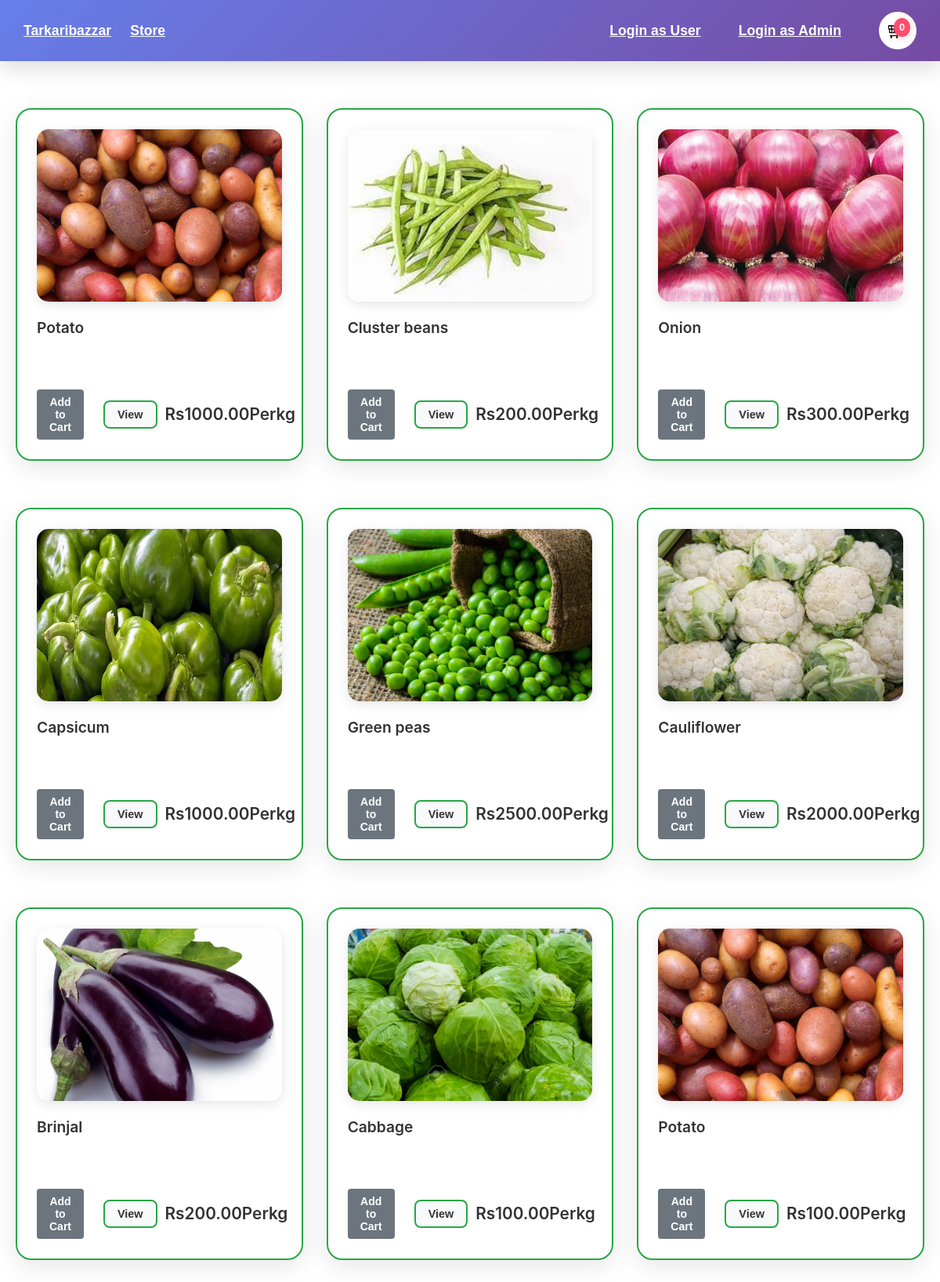
The app's page /, older data.
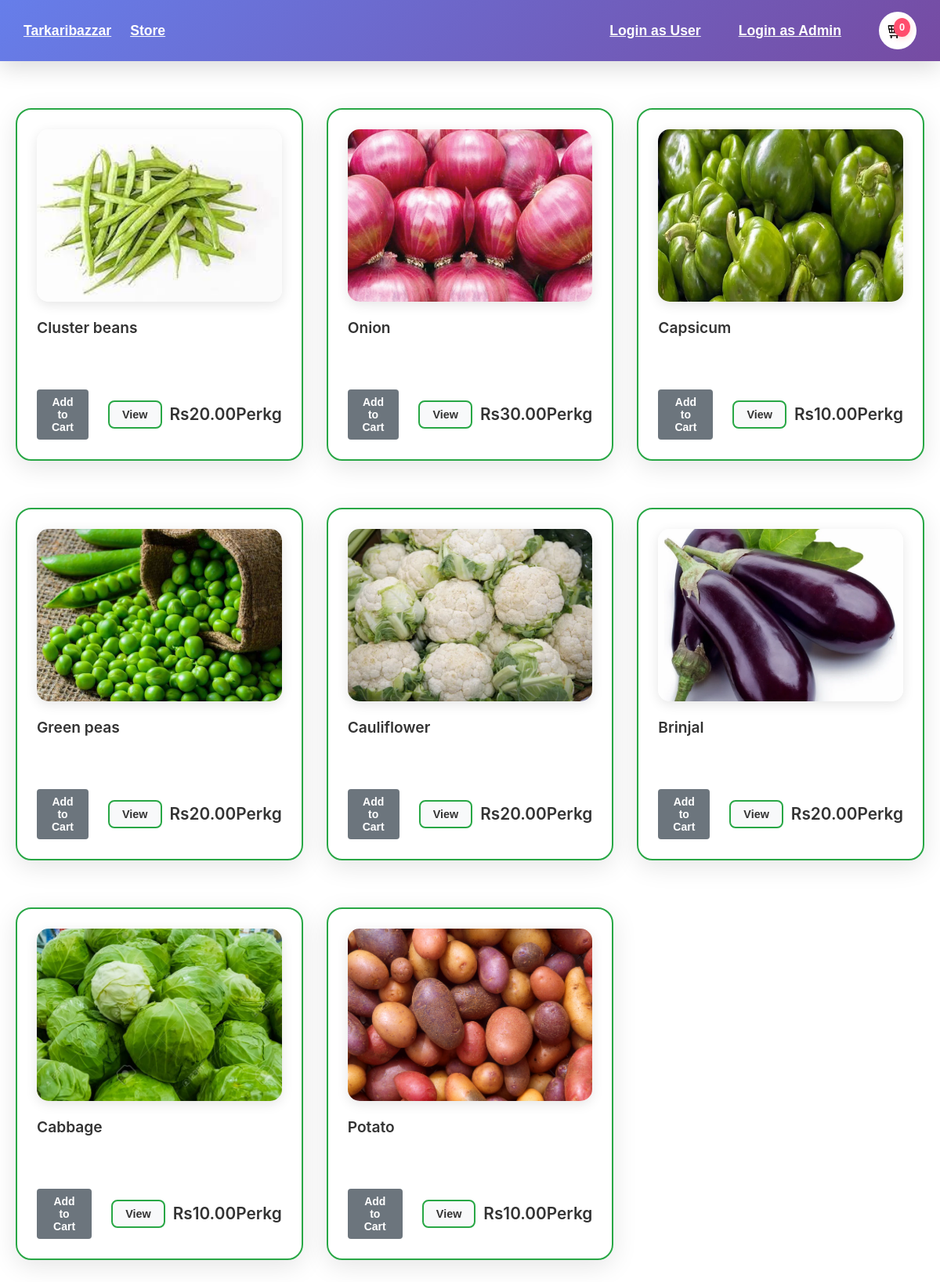
The same page, newer data.
### store/models.py (models this page shows, shortened)
class Product(models.Model):
    name= models.CharField(max_length=100, null=True)
    price = models.DecimalField(max_digits=10, decimal_places=2, default=0.00)
    digital=models.BooleanField(default=False, null=True, blank=False)
    image=models.ImageField(null=True,blank=True)
    @property
    def imageURL(self):
        try:
            url= self.image.url
        except:
            url=''
        return url

### store/views.py (the view)
# urls.py: path('', include('store.urls'))
def store(request):
    if request.user.is_authenticated:
        customer, _ = Customer.objects.get_or_create(user=request.user)
        order, _ = Order.objects.get_or_create(customer=customer, complete=False)
        cartItems = order.get_cart_items if hasattr(order, 'get_cart_items') else 0
    else:
        cartItems = 0
    products = Product.objects.all()
    return render(request, 'store/store.html', {'products': products, 'cartItems': cartItems})

### store/templates/store/store.html (shortened to what this page needs)
{% extends 'store/main.html' %}
{% load static %}
{% block content %}
<link rel="stylesheet" type="text/css" href="{% static 'css/main.css' %}">
<div class="product-row">
    {% for product in products %}
    <div class="product-col">
        <div class="box-element product">
            <img class="thumbnail" src="{{product.imageURL}}" alt="image not found">
            <div class="product-info">
                <h3 class="product-title">{{ product.name }}</h3>
                <div class="action-container">
                    <div class="left-action">
                        {% if user.is_authenticated %}
                            <button data-product={{product.id}} data-action="add" class="btn btn-add-to-cart update-cart">Add to Cart</button>
                        {% else %}
                            <button onclick="window.location.href='{% url 'login' %}'" class="btn btn-login-required">Add to Cart</button>
                        {% endif %}
                    </div>
                    <div class="right-group">
                        <button class="btn btn-view">View</button>
                        <span class="product-price">Rs{{ product.price }}Perkg</span>
                    </div>
                </div>
            </div>
        </div>
    </div>
    {% endfor %}
</div>
{% endblock content %}

### store/templates/store/main.html (shortened to what this page needs)
<!DOCTYPE html>
{% load static %}
<html lang="en">
<head>
    <link rel="stylesheet" href="{% static 'css/main.css' %}">
</head>
<body>
<nav class="navbar custom-navbar">
    <div class="navbar-left">
        <a class="navbar-brand" href="/">Tarkaribazzar</a>
        <a class="nav-link" href="/">Store</a>
    </div>
    <div class="navbar-right">
        {% if user.is_authenticated %}
            <span class="nav-link">Hi, {{ user.username }}</span>
            <a class="nav-link" href="{% url 'logout' %}">Logout</a>
            <a class="nav-link" href="{% url 'profile' %}">Profile order</a>
        {% else %}
            <a class="nav-link" href="{% url 'login' %}">Login as User</a>
            <a class="nav-link" href="/adminpanel/">Login as Admin</a>
        {% endif %}
        <a class="cart-circle" href="{% url 'cart' %}">
            <span class="cart-badge">{{ cartItems }}</span>
        </a>
    </div>
</nav>
<div class="main-content">
    {% block content %}
    {% endblock content %}
</div>
</body>
</html>

### static/css/main.css (style rules this page uses)
* { margin: 0; padding: 0; box-sizing: border-box; }
body { font-family: 'Inter', 'Segoe UI', 'Roboto', Arial, sans-serif; background: #ffffff; min-height: 100vh; color: #333; line-height: 1.6; }
.navbar { background: linear-gradient(135deg, #667eea 0%, #764ba2 100%); padding: 15px 30px; display: flex; justify-content: space-between; align-items: center; box-shadow: 0 4px 20px rgba(0, 0, 0, 0.1); backdrop-filter: blur(10px); position: sticky; top: 0; z-index: 1000; transition: all 0.3s ease; }
.cart-badge { background: linear-gradient(135deg, #ff6b6b 0%, #ff8e8e 100%); color: white; border-radius: 50%; padding: 4px 8px; font-size: 12px; font-weight: bold; min-width: 20px; text-align: center; box-shadow: 0 2px 8px rgba(255, 107, 107, 0.3); animation: pulse 2s infinite; }
.main-content { padding: 40px 20px; max-width: 1400px; margin: 0 auto; }
.product-row { display: grid; grid-template-columns: repeat(auto-fit, minmax(320px, 1fr)); gap: 30px; margin: 0; padding: 20px 0; width: 100%; }
.product-col { display: flex; flex-direction: column; }
.box-element.product { display: flex; flex-direction: column; height: 100%; min-height: 450px; padding: 25px; box-sizing: border-box; justify-content: space-between; background: rgba(255, 255, 255, 0.95); backdrop-filter: blur(10px); border: 2px solid #28a745; border-radius: 20px; box-shadow: 0 8px 32px rgba(0, 0, 0, 0.1); transition: all 0.4s cubic-bezier(0.25, 0.46, 0.45, 0.94); position: relative; overflow: hidden; }
.box-element.product::before { content: ''; position: absolute; top: 0; left: 0; right: 0; bottom: 0; background: linear-gradient(135deg, rgba(102, 126, 234, 0.1) 0%, rgba(118, 75, 162, 0.1) 100%); opacity: 0; transition: opacity 0.3s ease; }
.thumbnail { width: 100%; height: 220px; object-fit: cover; border-radius: 15px; margin-bottom: 20px; transition: transform 0.3s ease; box-shadow: 0 4px 15px rgba(0, 0, 0, 0.1); }
.product-info { padding: 0; display: flex; flex-direction: column; flex-grow: 1; z-index: 1; position: relative; }
.product-title { font-size: 1.2rem; font-weight: 600; margin-bottom: 12px; color: #333; line-height: 1.4; }
.action-container { display: flex; justify-content: space-between; align-items: center; gap: 15px; margin-top: auto; }
.left-action { flex: 1; padding-right: 10px; }
.right-group { display: flex; align-items: center; gap: 10px; }
.product-price { font-size: 1.3rem; color: #333; font-weight: 600; }
.btn { padding: 8px 16px; border: none; border-radius: 25px; cursor: pointer; font-size: 0.9rem; font-weight: 600; transition: all 0.3s ease; position: relative; overflow: hidden; }
.btn::before { content: ''; position: absolute; top: 0; left: -100%; width: 100%; height: 100%; background: linear-gradient(90deg, transparent, rgba(255, 255, 255, 0.2), transparent); transition: left 0.5s; }
.btn-view { background: #f8f9fa; color: #333; border: 2px solid #28a745; min-width: 60px; padding: 8px 16px; border-radius: 8px; transition: all 0.3s ease; cursor: pointer; }
.box-element { background: rgba(255, 255, 255, 0.95); backdrop-filter: blur(10px); border-radius: 20px; padding: 30px; margin-bottom: 30px; box-shadow: 0 8px 32px rgba(0, 0, 0, 0.1); border: 1px solid rgba(255, 255, 255, 0.2); width: 100%; }

### store/templates/store/main.html (style rules this page uses)
.custom-navbar { background: linear-gradient(90deg, #6a82fb 0%, #7367f0 100%); padding: 0.5rem 2rem; color: #fff; font-family: 'Montserrat', Arial, sans-serif; font-weight: 500; }
.custom-navbar .navbar-brand, .custom-navbar .nav-link, .custom-navbar .nav-item { color: #fff !important; font-weight: 600; font-size: 1.1em; }
.custom-navbar .nav-link { margin-left: 1.5rem; margin-right: 1.5rem; }
.custom-navbar .cart-circle { background: #fff; border-radius: 50%; width: 48px; height: 48px; display: flex; align-items: center; justify-content: center; position: relative; margin-left: 1.5rem; }
.custom-navbar .cart-badge { position: absolute; top: 8px; right: 8px; background: #ff4d6d; color: #fff; border-radius: 50%; font-size: 0.8em; padding: 2px 7px; font-weight: bold; }
.custom-navbar .navbar-left { display: flex; align-items: center; }
.custom-navbar .navbar-right { display: flex; align-items: center; margin-left: auto; }

### store/templates/store/store.html (style rules this page uses)
.btn-login-required { background-color: #6c757d; color: white; border: none; padding: 8px 16px; border-radius: 4px; cursor: pointer; font-size: 14px; transition: background-color 0.3s ease; }

Row changes from the older to the newer data that the page shows:
removed Product: imageURL (picture), name "Potato", price "1000.00"
changed Product "Cluster beans": price "200.00" → "20.00"
changed Product "Onion": price "300.00" → "30.00"
changed Product "Capsicum": price "1000.00" → "10.00"
changed Product "Green peas": price "2500.00" → "20.00"
changed Product "Cauliflower": price "2000.00" → "20.00"
changed Product "Brinjal": price "200.00" → "20.00"
changed Product "Cabbage": price "100.00" → "10.00"
changed Product "Potato": price "100.00" → "10.00"
